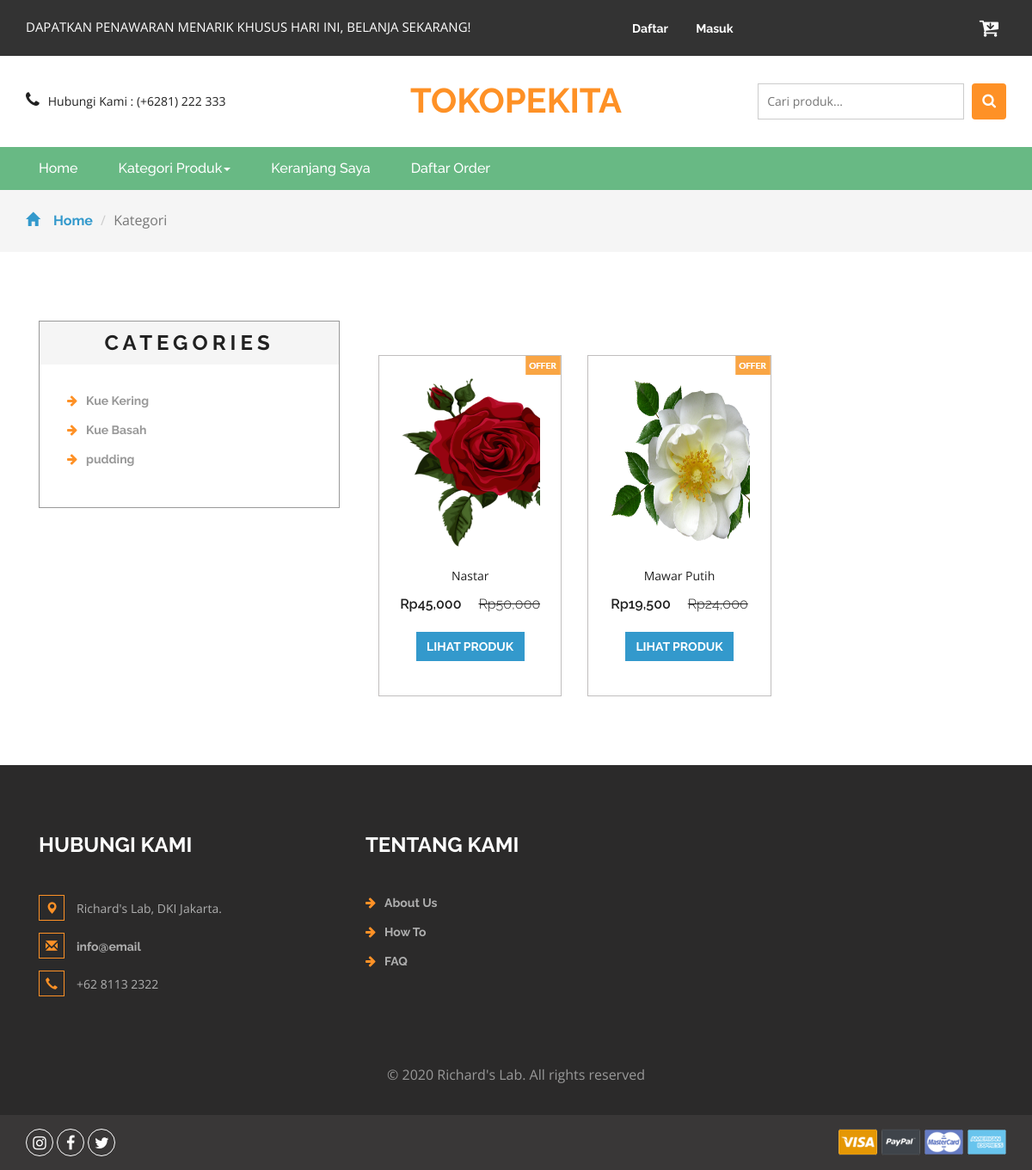
The app's page /kategori.php?idkategori=1 with its own data.
### tables this page shows
CREATE TABLE `kategori` (
  `idkategori` int(11) NOT NULL,
  `namakategori` varchar(20) NOT NULL,
  `tgldibuat` timestamp NOT NULL DEFAULT current_timestamp()
);

CREATE TABLE `produk` (
  `idproduk` int(11) NOT NULL,
  `idkategori` int(11) NOT NULL,
  `namaproduk` varchar(30) NOT NULL,
  `gambar` varchar(100) NOT NULL,
  `deskripsi` varchar(200) NOT NULL,
  `rate` int(11) NOT NULL,
  `hargabefore` int(11) NOT NULL,
  `hargaafter` int(11) NOT NULL,
  `tgldibuat` timestamp NOT NULL DEFAULT current_timestamp()
);

### kategori.php (the view, shortened to what this page needs)
<?php
include 'dbconnect.php';
$idk = $_GET['idkategori'];
?>
<!DOCTYPE html>
<html>
<head>
<link href="css/bootstrap.css" rel="stylesheet" type="text/css" media="all" />
<link href="css/style.css" rel="stylesheet" type="text/css" media="all" />
<link href="css/font-awesome.css" rel="stylesheet">
</head>
<body>
	<div class="agileits_header">
		<div class="container">
			<div class="w3l_offers">
				<p>DAPATKAN PENAWARAN MENARIK KHUSUS HARI INI, BELANJA SEKARANG!</p>
			</div>
			<div class="agile-login">
				<ul>
				<?php
				if(!isset($_SESSION['log'])){
					echo '
					<li><a href="registered.php"> Daftar</a></li>
					<li><a href="login.php">Masuk</a></li>
					';
				}
				?>
				</ul>
			</div>
			<div class="product_list_header">
					<a href="cart.php"><button class="w3view-cart" type="submit" name="submit" value=""><i class="fa fa-cart-arrow-down" aria-hidden="true"></i></button>
					 </a>
			</div>
			<div class="clearfix"> </div>
		</div>
	</div>
	<div class="logo_products">
		<div class="container">
		<div class="w3ls_logo_products_left1">
				<ul class="phone_email">
					<li><i class="fa fa-phone" aria-hidden="true"></i>Hubungi Kami : (+6281) 222 333</li>
				</ul>
			</div>
			<div class="w3ls_logo_products_left">
				<h1><a href="index.php">Tokopekita</a></h1>
			</div>
		<div class="w3l_search">
			<form action="search.php" method="post">
				<input type="search" name="Search" placeholder="Cari produk...">
				<button type="submit" class="btn btn-default search" aria-label="Left Align">
					<i class="fa fa-search" aria-hidden="true"> </i>
				</button>
			</form>
		</div>
			<div class="clearfix"> </div>
		</div>
	</div>
	<div class="navigation-agileits">
		<div class="container">
			<nav class="navbar navbar-default">
							<div class="collapse navbar-collapse" id="bs-megadropdown-tabs">
								<ul class="nav navbar-nav">
									<li class="active"><a href="index.php" class="act">Home</a></li>
									<li class="dropdown">
										<a href="#" class="dropdown-toggle" data-toggle="dropdown">Kategori Produk<b class="caret"></b></a>
									</li>
									<li><a href="cart.php">Keranjang Saya</a></li>
									<li><a href="daftarorder.php">Daftar Order</a></li>
								</ul>
							</div>
							</nav>
			</div>
		</div>
	<div class="breadcrumbs">
		<div class="container">
			<ol class="breadcrumb breadcrumb1 animated wow slideInLeft" data-wow-delay=".5s">
				<li><a href="index.php"><span class="glyphicon glyphicon-home" aria-hidden="true"></span>Home</a></li>
				<li class="active">Kategori</li>
			</ol>
		</div>
	</div>
	<div class="products">
		<div class="container">
			<div class="col-md-4 products-left">
				<div class="categories">
					<h2>Categories</h2>
					<ul class="cate">
						<?php
														$kat=mysqli_query($conn,"SELECT * from kategori order by idkategori ASC");
														while($p=mysqli_fetch_array($kat)){
															?>
														<li><a href="kategori.php?idkategori=<?php echo $p['idkategori'] ?>"><i class="fa fa-arrow-right" aria-hidden="true"></i><?php echo $p['namakategori'] ?></a></li>
														<?php
																	}
														?>
					</ul>
				</div>
			</div>
			<div class="col-md-8 products-right">
				<div class="agile_top_brands_grids">
				<?php
					$brgs=mysqli_query($conn,"SELECT * from produk where idkategori='$idk' order by idproduk ASC");
					$x = mysqli_num_rows($brgs);
					if($x>0){
					while($p=mysqli_fetch_array($brgs)){
					?>
						<div class="col-md-4 top_brand_left">
						<div class="hover14 column">
							<div class="agile_top_brand_left_grid">
								<div class="agile_top_brand_left_grid_pos">
									<img src="images/offer.png" alt=" " class="img-responsive" />
								</div>
								<div class="agile_top_brand_left_grid1">
									<figure>
										<div class="snipcart-item block">
											<div class="snipcart-thumb">
												<a href="product.php?idproduk=<?php echo $p['idproduk'] ?>"><img src="<?php echo $p['gambar']?>" width="200px" height="200px"></a>
												<p><?php echo $p['namaproduk'] ?></p>
												<h4>Rp<?php echo number_format($p['hargaafter']) ?> <span>Rp<?php echo number_format($p['hargabefore']) ?></span></h4>
											</div>
											<div class="snipcart-details top_brand_home_details">
												<fieldset>
													<a href="product.php?idproduk=<?php echo $p['idproduk'] ?>"><input type="submit" class="button" value="Lihat Produk" /></a>
												</fieldset>
											</div>
										</div>
									</figure>
								</div>
							</div>
						</div>
					</div>
						<?php
							}
					} else {
						echo "Data tidak ditemukan";
					}
						?>
				</div>
			</div>
		</div>
	</div>
<div class="footer">
		<div class="container">
			<div class="w3_footer_grids">
				<div class="col-md-4 w3_footer_grid">
					<h3>Hubungi Kami</h3>
					<ul class="address">
						<li><i class="glyphicon glyphicon-map-marker" aria-hidden="true"></i>Richard's Lab, DKI Jakarta.</li>
						<li><i class="glyphicon glyphicon-envelope" aria-hidden="true"></i><a href="mailto:info@email">info@email</a></li>
						<li><i class="glyphicon glyphicon-earphone" aria-hidden="true"></i>+62 8113 2322</li>
					</ul>
				</div>
				<div class="col-md-3 w3_footer_grid">
					<h3>Tentang Kami</h3>
					<ul class="info">
						<li><i class="fa fa-arrow-right" aria-hidden="true"></i><a href="about.html">About Us</a></li>
						<li><i class="fa fa-arrow-right" aria-hidden="true"></i><a href="about.html">How To</a></li>
						<li><i class="fa fa-arrow-right" aria-hidden="true"></i><a href="about.html">FAQ</a></li>
					</ul>
				</div>
				<div class="clearfix"> </div>
			</div>
		</div>
		<div class="footer-copy">
			<div class="container">
				<p>© 2020 Richard's Lab. All rights reserved</p>
			</div>
		</div>
	</div>
	<div class="footer-botm">
			<div class="container">
				<div class="w3layouts-foot">
					<ul>
						<li><a href="#" class="w3_agile_instagram"><i class="fa fa-instagram" aria-hidden="true"></i></a></li>
						<li><a href="#" class="w3_agile_facebook"><i class="fa fa-facebook" aria-hidden="true"></i></a></li>
						<li><a href="#" class="agile_twitter"><i class="fa fa-twitter" aria-hidden="true"></i></a></li>
					</ul>
				</div>
				<div class="payment-w3ls">
					<img src="images/card.png" alt=" " class="img-responsive">
				</div>
				<div class="clearfix"> </div>
			</div>
		</div>
<link href="css/skdslider.css" rel="stylesheet">
</body>
</html>

### records on screen
kategori: namakategori "Kue Kering"
kategori: namakategori "Kue Basah"
kategori: namakategori "pudding"
produk: gambar (picture), namaproduk "Nastar", hargaafter "45,000", hargabefore "50,000"
produk: gambar (picture), namaproduk "Mawar Putih", hargaafter "19,500", hargabefore "24,000"
